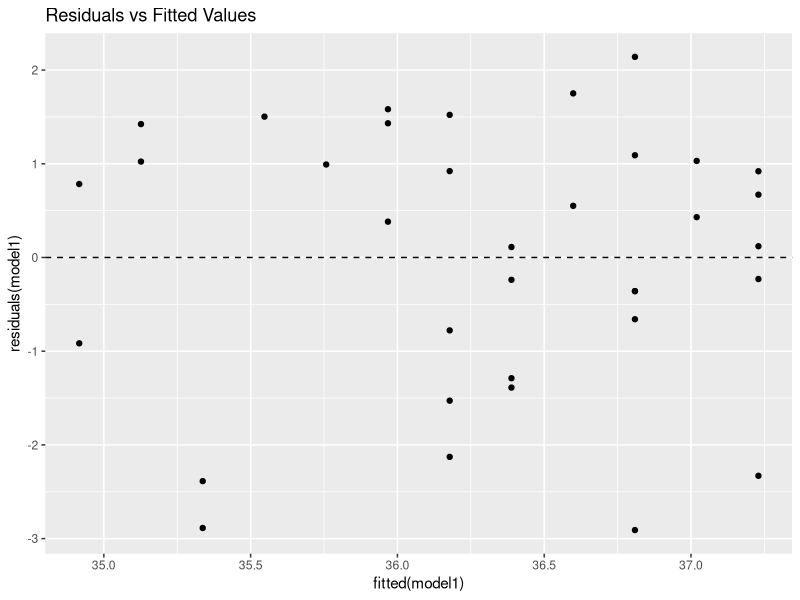
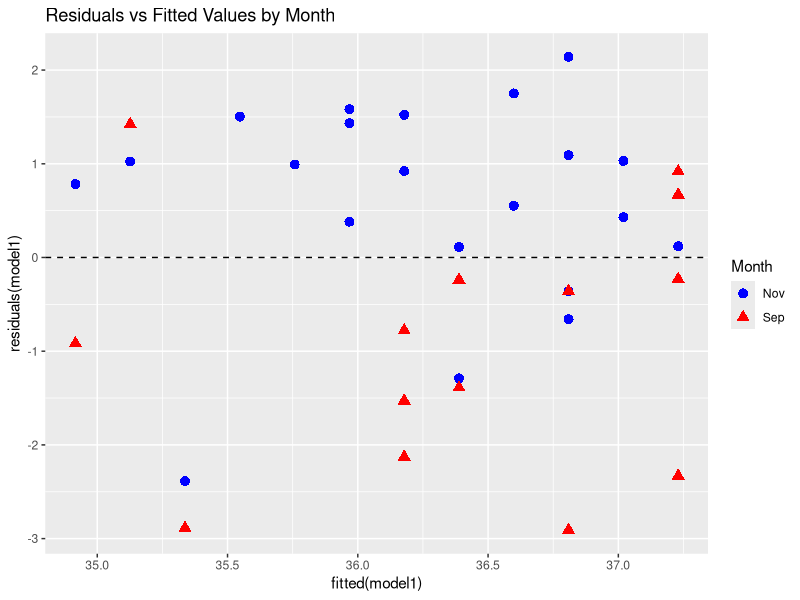
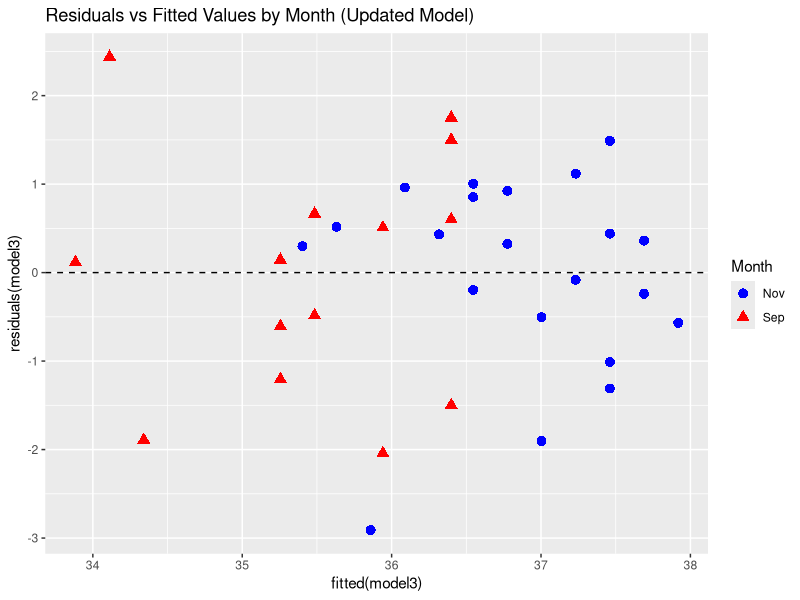
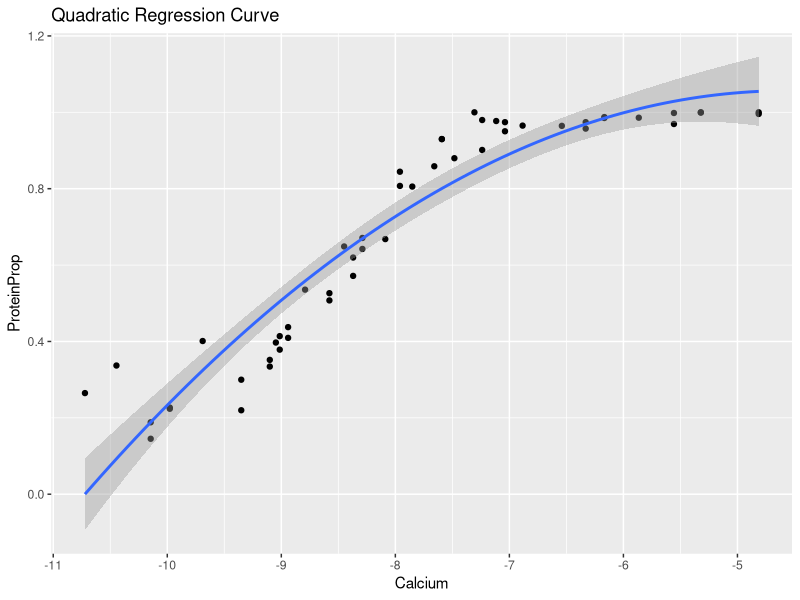
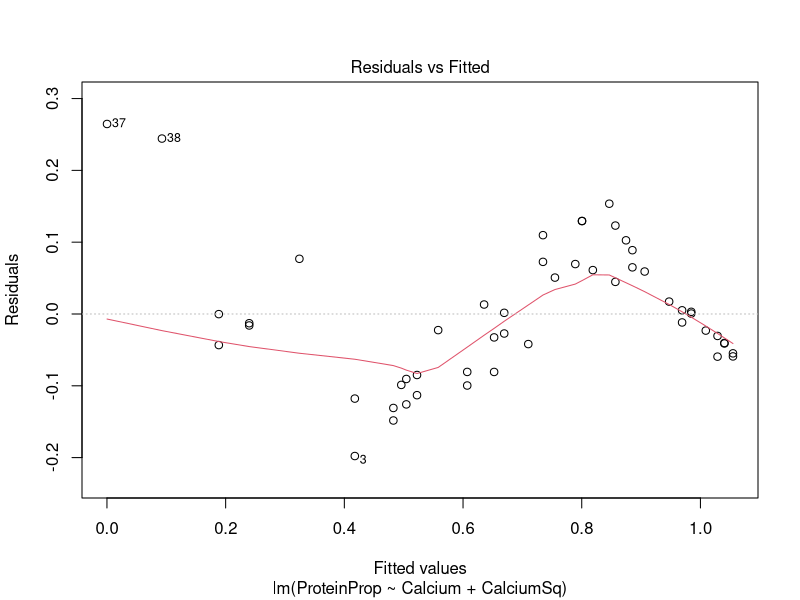
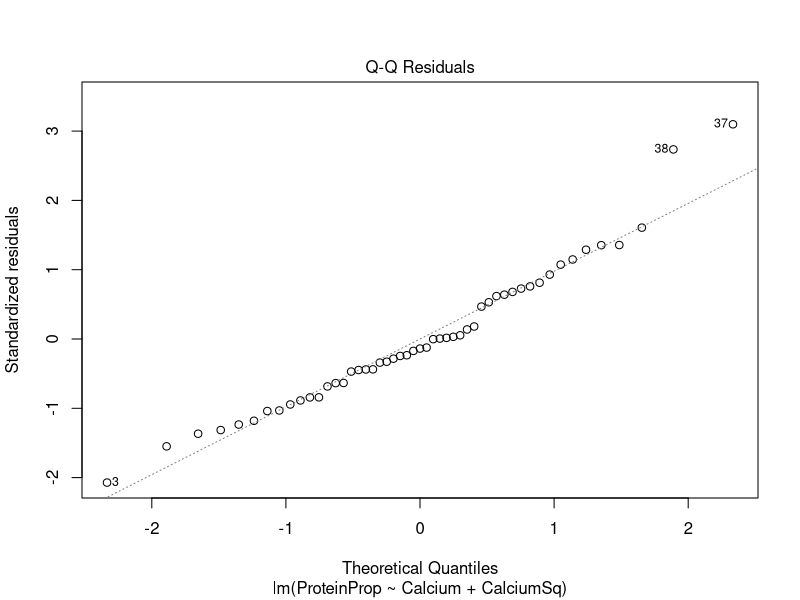
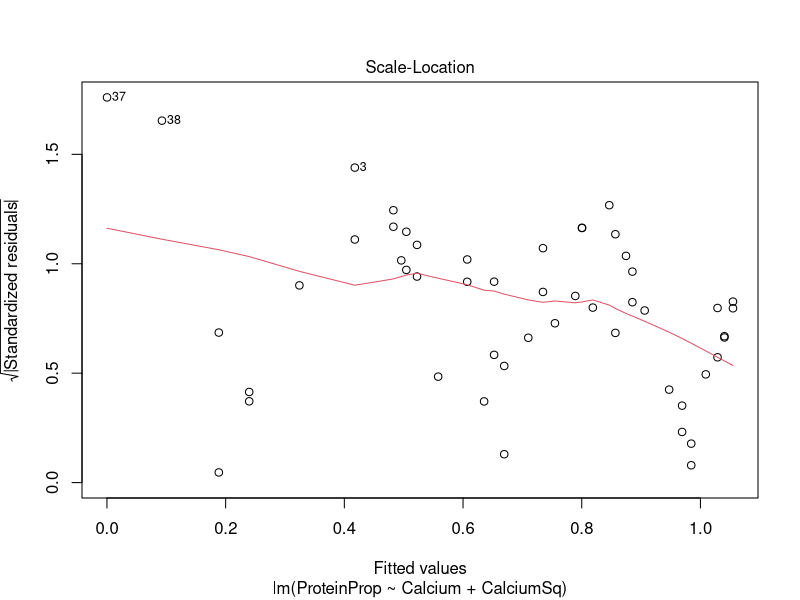
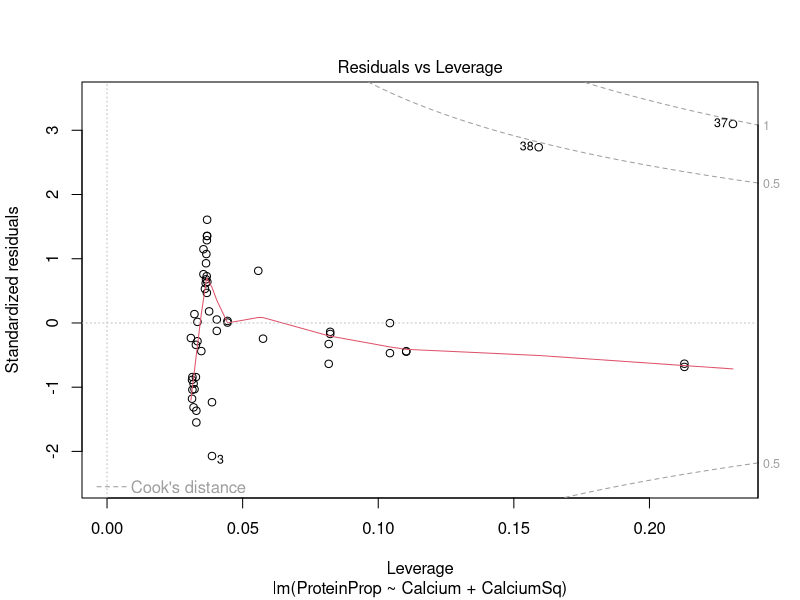

The R source for these figures, in order:
## ---- chunk 1
library(readr)
library(ggplot2)
CountyHealth <- read_csv("CountyHealth.csv")
FishEggs <- read_csv("FishEggs.csv")
Fluorescence <- read_csv("Fluorescence.csv")
Pollster <- read_csv("Pollster08.csv")


#10:
#a. Negative, since newer cars generally have less mileage.
#b. Negative, because as mileage increases, the car’s value decreases.

#11:
#a. He’d choose a dealership with negative residuals, meaning the predicted value exceeds the listed price, making it a bargain.
#b. Price = b1·Year + b2·Mileage + b0 + error.
#c. Likely negative, since higher year/mileage lowers value, while lower year/mileage raises it.

#13:
#a. Arsenic = b0 + b1·Year + b2·Miles + b3·(Year × Miles) + error.
#b. Lead = b0 + b1·Year + b2·Iclean + b3·(Year × Iclean) + error.
#c. Titanium = b0 + b1·Miles + b2·Miles² + error.
#d. Sulfide = b0 + b1·Year + b2·Miles + b3·Depth + b4·(Year × Miles) + b5·(Year × Depth) + b6·(Miles × Depth) + error.

#15:
#a. 198 – 3 – 1 = 194 degrees of freedom.
#b. 198 – 3 – 1 = 194 degrees of freedom.
#a. 198 – 2 – 1 = 195 degrees of freedom.
#b. 198 – 6 – 1 = 191 degrees of freedom.

# 3.34)
# a)
model1 <- lm(PctDM ~ Age, data = FishEggs)
summary(model1)
# LRSL: PctDM = 38.702 - 0.2103Age
# For every one year increase in age, PctDM decreases by 0.2103.

# b)
summary(model1)$r.squared
# r^2 = 0.2004 so 20% of variability in the model is explained by the LSRL.

# c)
summary(model1)$coefficients
# p = 0.007, so there is a significant relationship between age and pctdm.

# d)
residuals_plot <- ggplot(data = FishEggs, aes(x = fitted(model1), y = residuals(model1))) +
geom_point() +
geom_hline(yintercept = 0, linetype = "dashed") +
labs(title = "Residuals vs Fitted Values")
print(residuals_plot)
# No patterns in the residual plot.

# e)
residuals_plot2 <- ggplot(data = FishEggs, aes(x = fitted(model1), y = residuals(model1), color = factor(Month), shape = factor(Month))) +
geom_point(size = 3) +
geom_hline(yintercept = 0, linetype = "dashed") +
labs(title = "Residuals vs Fitted Values by Month", color = "Month", shape = "Month") +
scale_color_manual(values = c("blue", "red")) +
scale_shape_manual(values = c(16, 17))
print(residuals_plot2)

# September seems to have negative residuals while Novemeber seems to have negative residuals.
model2 <- lm(PctDM ~ Age * Month, data = FishEggs)
summary(model2)

# Fitted model is pctdm = 39.40 - 0.218Age - 1.276Sept - 0.0214Age*Sept


# f)
model3 <- lm(PctDM ~ Age + Month, data = FishEggs)
summary(model3)
# Both effects are significant in this model

# g)
summary(model3)$r.squared
# r^2 = 0.4298, so 42.98% of the variability is explained by the model.

#h)
residuals_plot3 <- ggplot(data = FishEggs, aes(x = fitted(model3), y = residuals(model3), color = factor(Month), shape = factor(Month))) +
geom_point(size = 3) +
geom_hline(yintercept = 0, linetype = "dashed") +
labs(title = "Residuals vs Fitted Values by Month (Updated Model)", color = "Month", shape = "Month") +
scale_color_manual(values = c("blue", "red")) +
scale_shape_manual(values = c(16, 17))
print(residuals_plot3)
# Now, both months seems to have positive and negative values

# 3.41
# a)
Fluorescence$CalciumSq <- Fluorescence$Calcium^2
model4 <- lm(ProteinProp ~ Calcium + CalciumSq, data = Fluorescence)
summary(model4)
# ProteinProp = 0.479926 - 0.2532Calcium - 0.0278Calcium^2

# b)
scatter_plot1 <- ggplot(data = Fluorescence, aes(x = Calcium, y = ProteinProp)) +
geom_point() +
stat_smooth(method = "lm", formula = y ~ poly(x, 2)) +
labs(title = "Quadratic Regression Curve")
print(scatter_plot1)

# c)
plot(model4)

# L - Scatterplot is somewhat linear but shows curvature.
# I - We can assume independence.
# N - QQPlot is linear so normal condition is checked.
# E - There is equal variance in the residual plot
# R - We can assume random
# Z - Residual plot seems to have equal residuals on both sides.

# d)
summary(model4)$coefficients
# Since the p-value is ~ 0, the Calcium^2 term is significant

# e)
summary(model4)$r.squared
# r^2 = 0.8941312, so 89.4% of variation explained by the model.


# 3.42
# a)
Fluorescence$CalciumCube <- Fluorescence$Calcium^3
model5 <- lm(ProteinProp ~ Calcium + CalciumSq + CalciumCube, data = Fluorescence)
summary(model5)

# ProteinProp = -6.52 - 3.14Calcium - 0.411Calcium^2 - 0.0165Calcium^3

# b)
scatter_plot2 <- ggplot(data = Fluorescence, aes(x = Calcium, y = ProteinProp)) +
geom_point() +
stat_smooth(method = "lm", formula = y ~ poly(x, 3)) +
labs(title = "Cubic Regression Curve")
print(scatter_plot2)

# c)
plot(model5)

# L - Scatterplot is somewhat linear but shows curvature.
# I - We can assume independence.
# N - QQPlot has some curvature at the start and end so normal condition isn't checked.
# E - There seems to be some patterns in the residual plot.
# R - We can assume random
# Z - Residual plot doesn't seem to be centered at zero.

# d)
summary(model5)$coefficients

# p ~ 0, so the Calcium^3 term is significant

# e)
summary(model5)$r.squared
# r^2 = 0.9449168, so 94.49% of the variability is explained by the model

# 3.43
# a)
model6 <- lm(Margin ~ Days + I(Days^2), data = Pollster)
summary(model6)

SSE1 <- sum(residuals(model6)^2)
# Margin = 4.478 - 0.6044Dqys + 0.0211Days^2. r^2 = 0.3495, SSE = 899

# b)
model7 <- lm(Margin ~ Days * Charlie, data = Pollster)
summary(model7)

# c)
model8 <- lm(Margin ~ Days * Meltdown, data = Pollster)
summary(model8)

SSE3 <- sum(residuals(model8)^2)
# Margin = 3.273 - 0.2429Days - 8.57Meltdown + 0.5917Days*Meltdown. r^2 = 0.324, SSE = 934.

# d)
# The model in part b has the largest r^2 value and the smallest SSE value, so that would be the best

# 3.44)
# a)
CountyHealth$SqrtMDs <- sqrt(CountyHealth$MDs)
cor(CountyHealth[, c("SqrtMDs", "Hospitals", "Beds")])

# Beds has a strong correlation with sqrtmds than hospital does so it would be a stronger predictor by itself.

# b)
model9 <- lm(SqrtMDs ~ Hospitals, data = CountyHealth)
summary(model9)$r.squared
model10 <- lm(SqrtMDs ~ Beds, data = CountyHealth)
summary(model10)$r.squared
# r^2 for hospitals is 0.852 (85.2%), and it is 0.901 (90.1%) for beds. These values say what the portion of the variable of sqrtmds explained by the beds or hospitals is.

# c)
model11 <- lm(SqrtMDs ~ Hospitals + Beds, data = CountyHealth)
summary(model11)$r.squared
# r^2 = 0.9217, so 92.17% of variability is explained by the model.

# 3.44d.)
summary(model9)$coefficients
summary(model10)$coefficients
# Both p-values ~ 0, so both are significant

# 3.44e.)
summary(model11)$coefficients
# In multiple regression model, both p-values are also ~ 0, so both variables are significant.

